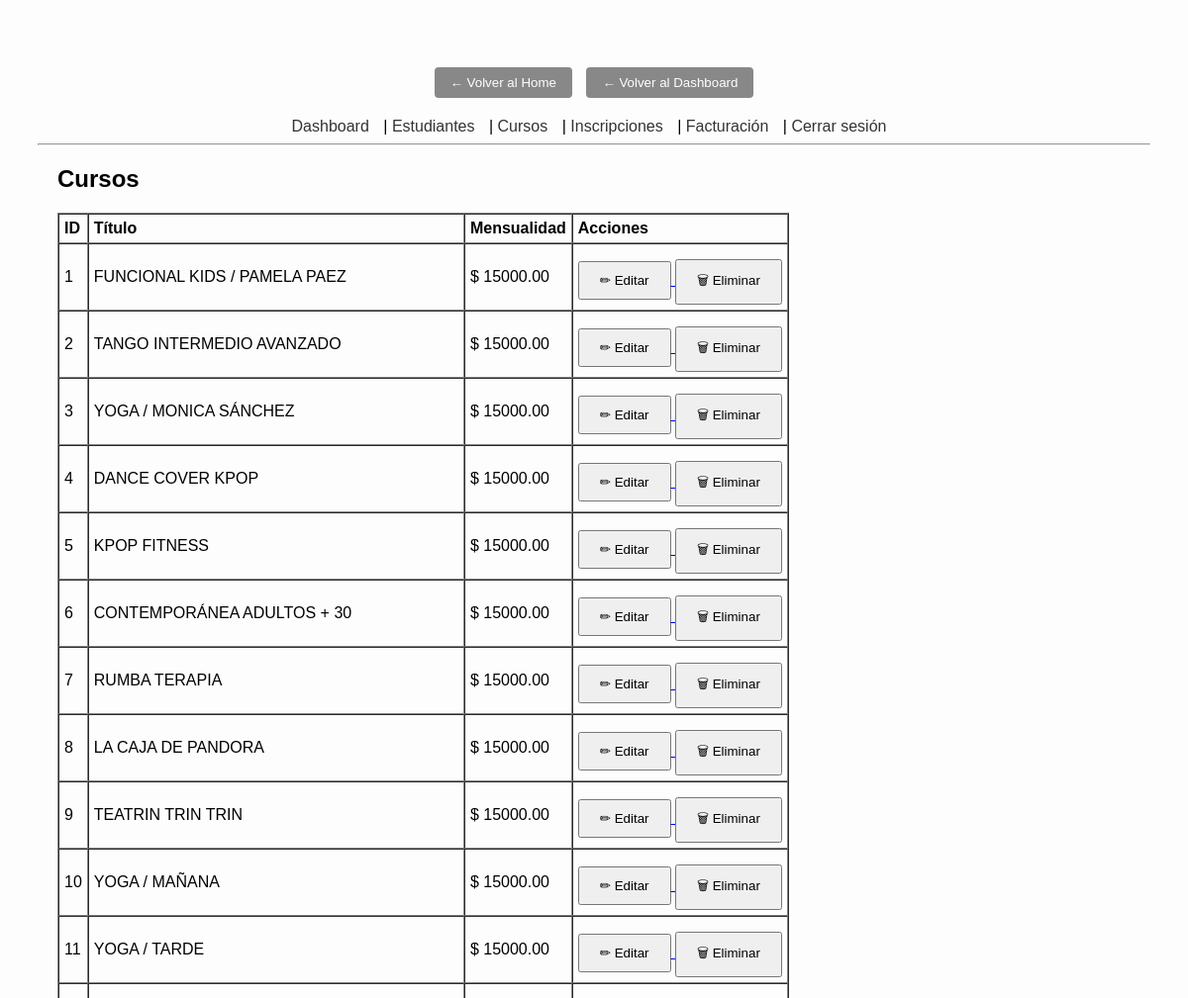
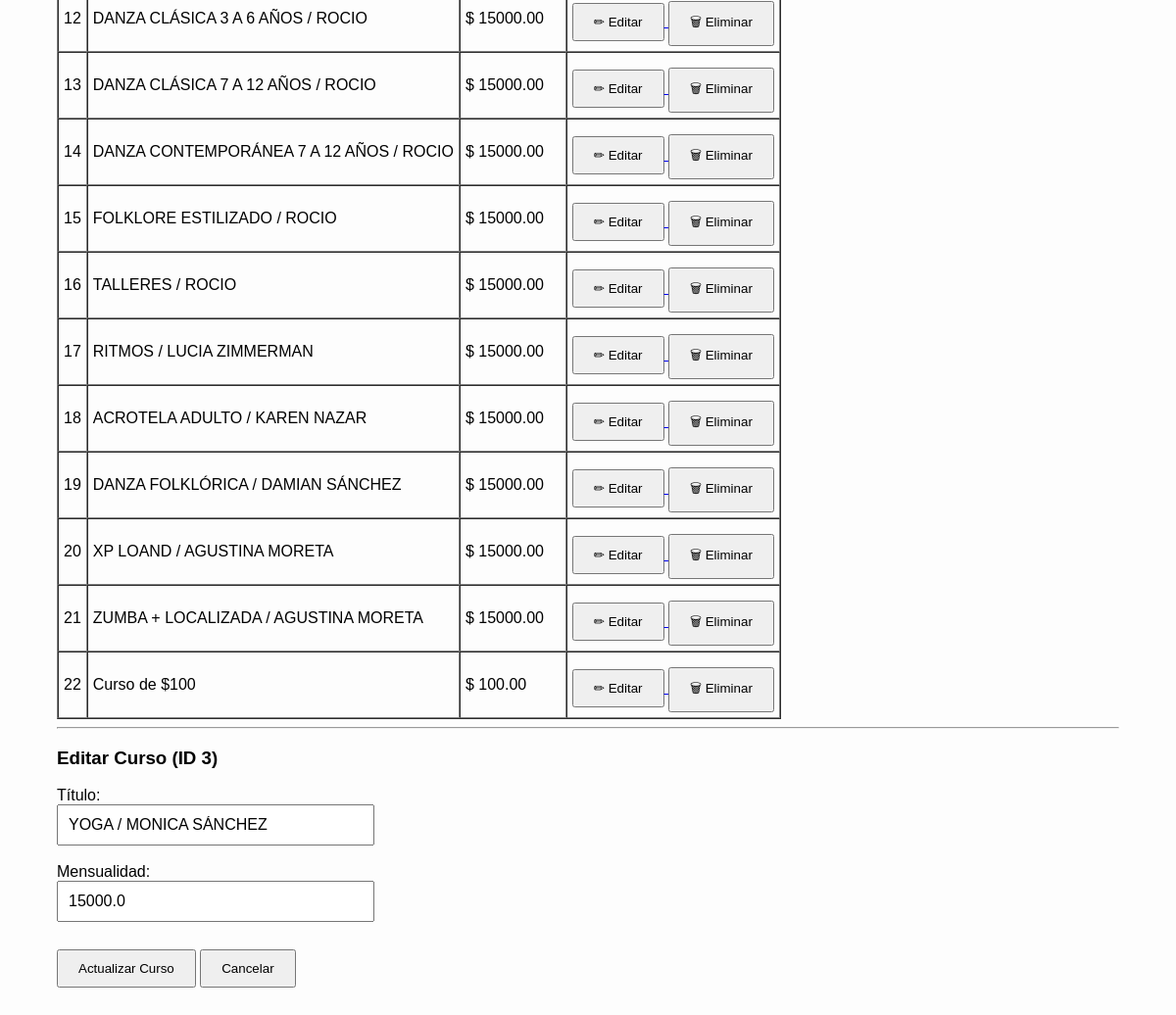
The page /admin/courses?edit_id=3 (signed in) on the database its author committed (2 pictures, top to bottom).
### app/models.py (models this page shows, shortened)
class Course(Base):
    __tablename__ = "courses"
    id          = Column(Integer, primary_key=True, index=True)
    title       = Column(String, unique=True, index=True, nullable=False)
    monthly_fee = Column(Float, default=15000.0, nullable=False)
    enrollments = relationship("Enrollment", back_populates="course")

### app/routes/admin.py (the view)
@router.get("/courses", response_class=HTMLResponse)
def admin_manage_courses(
    request: Request,
    edit_id: int = None,
    user=Depends(ensure_admin),
    db: Session = Depends(get_db)
):
    if hasattr(user, "status_code"):
        return user
    courses = list_courses(db)
    course_to_edit = None
    if edit_id:
        course_to_edit = get_course(db, edit_id)
    return templates.TemplateResponse("admin/courses.html", {
        "request": request,
        "courses": courses,
        "course_to_edit": course_to_edit
    })

### app/templates/admin/courses.html (shortened to what this page needs)
{% extends 'admin/base.html' %}
{% block content %}
<h2>Cursos</h2>
<table border="1" cellpadding="5" cellspacing="0">
    <thead>
        <tr>
            <th>ID</th>
            <th>Título</th>
            <th>Mensualidad</th>
            <th>Acciones</th>
        </tr>
    </thead>
    <tbody>
    {% for c in courses %}
        <tr>
            <td>{{ c.id }}</td>
            <td>{{ c.title }}</td>
            <td>$ {{ '%.2f' | format(c.monthly_fee) }}</td>
            <td>
                <a href="/admin/courses?edit_id={{ c.id }}">
                  <button>✏ Editar</button>
                </a>
                <a href="/admin/courses/delete/{{ c.id }}"
                   onclick="return confirm('¿Eliminar curso {{ c.title }}?');">
                  <button>🗑 Eliminar</button>
                </a>
            </td>
        </tr>
    {% endfor %}
    </tbody>
</table>
<hr>
{% if course_to_edit %}
    <h3>Editar Curso (ID {{ course_to_edit.id }})</h3>
{% else %}
    <h3>Agregar Nuevo Curso</h3>
{% endif %}
<form method="post" action="/admin/courses">
    <label>
        Título:<br>
        <input type="text" name="title" value="{{ course_to_edit.title if course_to_edit else '' }}" required />
    </label><br><br>
    <label>
        Mensualidad:<br>
        <input type="number" name="monthly_fee" step="0.01"
               value="{{ course_to_edit.monthly_fee if course_to_edit else 15000.0 }}" required />
    </label><br><br>
    <button type="submit">
        {% if course_to_edit %}Actualizar Curso{% else %}Guardar Curso{% endif %}
    </button>
    {% if course_to_edit %}
        <a href="/admin/courses"><button type="button">Cancelar</button></a>
    {% endif %}
</form>
{% endblock %}

### app/static/styles.css (style rules this page uses)
body { font-family: Arial, sans-serif; text-align: center; background: #fdfdfd; padding: 30px; }
input { padding: 10px; font-size: 16px; width: 300px; }
button { padding: 10px 20px; margin-top: 10px; }

### rows shown on the page
Course: id "1", title "FUNCIONAL KIDS / PAMELA PAEZ", monthly_fee "15000.00"
Course: id "2", title "TANGO INTERMEDIO AVANZADO", monthly_fee "15000.00"
Course: id "3", title "YOGA / MONICA SÁNCHEZ", monthly_fee "15000.00", monthly_fee "15000.0"
Course: id "4", title "DANCE COVER KPOP", monthly_fee "15000.00"
Course: id "5", title "KPOP FITNESS", monthly_fee "15000.00"
Course: id "6", title "CONTEMPORÁNEA ADULTOS + 30", monthly_fee "15000.00"
Course: id "7", title "RUMBA TERAPIA", monthly_fee "15000.00"
Course: id "8", title "LA CAJA DE PANDORA", monthly_fee "15000.00"
Course: id "9", title "TEATRIN TRIN TRIN", monthly_fee "15000.00"
Course: id "10", title "YOGA / MAÑANA", monthly_fee "15000.00"
Course: id "11", title "YOGA / TARDE", monthly_fee "15000.00"
Course: id "12", title "DANZA CLÁSICA 3 A 6 AÑOS / ROCIO", monthly_fee "15000.00"
Course: id "13", title "DANZA CLÁSICA 7 A 12 AÑOS / ROCIO", monthly_fee "15000.00"
Course: id "14", title "DANZA CONTEMPORÁNEA 7 A 12 AÑOS / ROCIO", monthly_fee "15000.00"
Course: id "15", title "FOLKLORE ESTILIZADO / ROCIO", monthly_fee "15000.00"
Course: id "16", title "TALLERES / ROCIO", monthly_fee "15000.00"
Course: id "17", title "RITMOS / LUCIA ZIMMERMAN", monthly_fee "15000.00"
Course: id "18", title "ACROTELA ADULTO / KAREN NAZAR", monthly_fee "15000.00"
Course: id "19", title "DANZA FOLKLÓRICA / DAMIAN SÁNCHEZ", monthly_fee "15000.00"
Course: id "20", title "XP LOAND / AGUSTINA MORETA", monthly_fee "15000.00"
Course: id "21", title "ZUMBA + LOCALIZADA / AGUSTINA MORETA", monthly_fee "15000.00"
Course: id "22", title "Curso de $100", monthly_fee "100.00"
